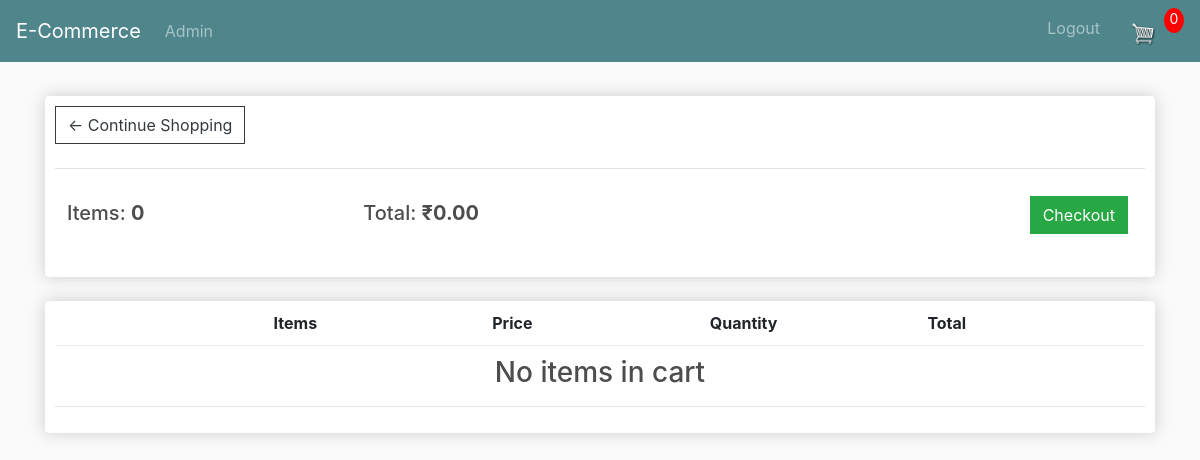
/cart/ (signed in), run on an earlier commit of the app's database.
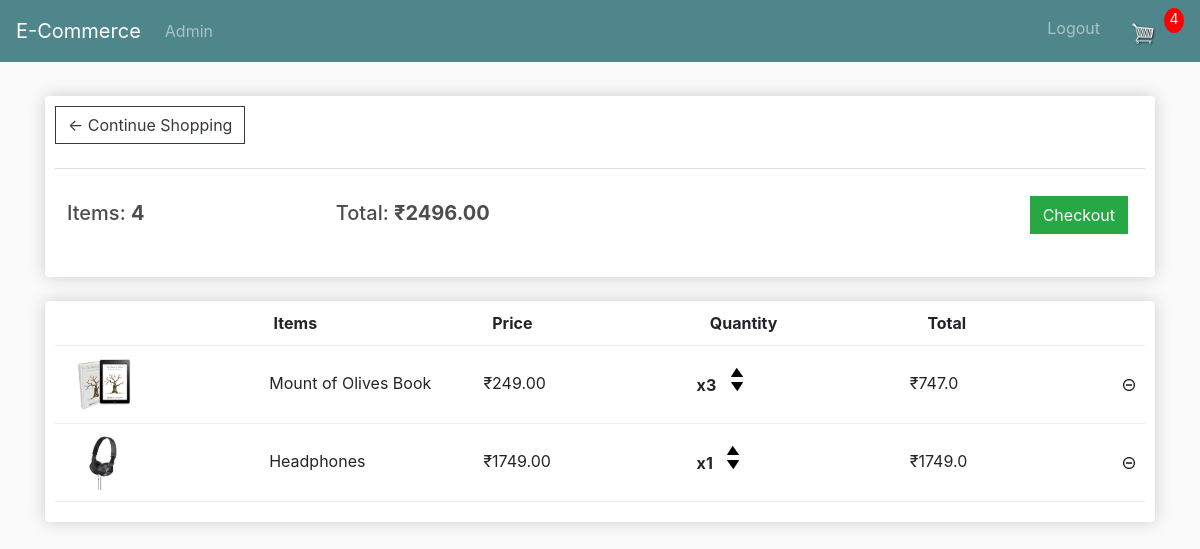
And on a later commit of the database.
### store/models.py (models this page shows, shortened)
class Order(models.Model):
    customer = models.ForeignKey(Customer, on_delete=models.SET_NULL, blank=True, null=True)
    date_ordered = models.DateTimeField(auto_now_add=True)
    complete = models.BooleanField(default=False, null=True, blank=True)
    transaction_id = models.CharField(max_length=200, null=True)
    @property
    def get_cart_total(self):
        orderitems = self.orderitem_set.all()
        total = sum([item.get_total for item in orderitems])
        return total
    @property
    def get_cart_items(self):
        orderitems = self.orderitem_set.all()
        total = sum([item.quantity for item in orderitems])
        return total

class OrderItem(models.Model):
    product = models.ForeignKey(Product, on_delete=models.SET_NULL, blank=True, null=True)
    cart = models.ForeignKey(Order, on_delete=models.SET_NULL, blank=True, null=True)
    quantity = models.IntegerField(default=0, null=True, blank=True)
    date_added = models.DateTimeField(auto_now_add=True)
    @property
    def get_total(self):
        total = self.product.price * self.quantity
        return total

class Product(models.Model):
    name = models.CharField(max_length=200, null=True, blank=True)
    price = models.FloatField()
    digital = models.BooleanField(default=False, null=True, blank=True)
    image = models.ImageField(null=True, blank=True)
    @property
    def imageURL(self):
        try:
            url = self.image.url
        except:
            url='static/images/ProductTemplate.png'
        return url

### store/views.py (the view)
# urls.py: path('cart/', views.cart, name='cart'),
def cart(request):
    data = cartData(request)
    items = data['items']
    order = data['order']
    cartItems = data['cartItems']
    context = {'items':items, 'order':order, 'cartItems':cartItems}
    return render(request,"store/cart.html",context)

### store/utils.py (called while the page is built)
def cartData(request):
    if request.user.is_authenticated:
        customer = request.user.customer
        order, created = Order.objects.get_or_create(customer=customer, complete=False)
        items = order.orderitem_set.all()
        cartItems = order.get_cart_items
    else:
        cookieData = cookieCart(request)
        items = cookieData['items']
        order = cookieData['order']
        cartItems = cookieData['cartItems']
    return {'items':items, 'order':order, 'cartItems':cartItems}

### store/templates/store/cart.html
{% extends 'store/base.html' %}
{% load static %}
{% block content %}
    <div class="row">
        <div class="col-lg-12">
            <div class="box-element">
                <a class="btn btn-outline-dark" href="{% url 'store' %}">&#x2190; Continue Shopping</a>
                <br>
                <br>
                <table class="table">
                    <th><h5 style="margin-top: 20px;">Items: <strong>{{order.get_cart_items}}</strong></h5></th>
                    <th><h5 style="margin-top: 20px;">Total: <strong>&#8377;{{order.get_cart_total|floatformat:2}}</strong></h5></th>
                    <th>
                        <a class="btn btn-success" style="float: right; margin: 5px; margin-top: 15px;" href="{% url 'checkout' %}">
                            Checkout
                        </a>
                    </th>
                </table>
            </div>
            <br>
            <div class="box-element">
                <div class="cart-row" >
                    <div style="flex: 2px;" ></div>
                    <div style="flex: 2px;" ><strong>Items</strong></div>
                    <div style="flex: 1px;" ><strong>Price</strong></div>
                    <div style="flex: 1px;" ><strong>Quantity</strong></div>
                    <div style="flex: 1px;" ><strong>Total</strong></div>
                </div>
                {% if items %}
                {% for item in items %}
                <div class="cart-row" >
                    <div style="flex: 2px;" >
                        <img class="row-image" src="{{item.product.imageURL}}" alt="">
                    </div>
                    <div style="flex: 2px; margin-top: 15px;" >{{item.product.name}}</div>
                    <div style="flex: 1px; margin-top: 15px;" >&#8377;{{item.product.price|floatformat:2}}</div>
                    <div style="flex: 1px; margin-top: 7px;" >
                        <p class="quantity">x{{item.quantity}}</p>
                        <div class="quantity">
                            <img data-product="{{item.product.id}}" data-action="add" class="chg-quantity update-cart" src="{% static 'images/arrow-up.png' %}" alt="">
                            <img data-product="{{item.product.id}}" data-action="remove" class="chg-quantity update-cart" src="{% static 'images/arrow-down.png' %}" alt="">
                        </div>
                    </div>
                    <div style="flex: 1px; margin-top: 15px;" >&#8377;{{item.get_total}}</div>
                    <div style="margin-top: 17px;">
                        <div class="quantity">
                            <img data-product="{{item.product.id}}" data-action="delete" class="chg-quantity update-cart" src="{% static 'images/remove.png' %}" alt="">
                        </div>
                    </div>
                </div>
                {% endfor %}
                {% else %}
                <h3 class="text-center">No items in cart</h3>
                <hr>
                {% endif %}
            </div>
        </div>
    </div>
{% endblock content %}

### store/templates/store/base.html (shortened to what this page needs)
{% load static %}
<!DOCTYPE html>
<html lang="en">
<head>
    <link rel="stylesheet" href="https://cdn.jsdelivr.net/npm/bootstrap@4.6.0/dist/css/bootstrap.min.css">
    <link rel="stylesheet" href="{% static 'css/base.css' %}">
</head>
<body>
    <nav class="navbar navbar-expand-lg navbar-dark bg-dark">
        <a class="navbar-brand" href="{% url 'store' %}">E-Commerce</a>
        <div class="collapse navbar-collapse" id="navbarSupportedContent">
            <ul class="navbar-nav mr-auto">
                {% if user.is_authenticated and user.is_staff %}
                <li class="nav-item">
                    <a class="nav-link" href="{% url 'admin:index' %}">Admin</a>
                </li>
                {% endif %}
            </ul>
            <div class="form-inline my-2 my-lg-0">
                <div class="navbar-nav">
                    {% if user.is_authenticated %}
                    <a class="nav-link" href="{% url 'logout' %}">Logout</a>
                    {% else %}
                    <a class="nav-link" href="{% url 'login' %}">Login</a>
                    {% endif %}
                    <a class="nav-link" href="{% url 'cart' %}">
                        <img class="chg-quantity" id="cart-icon" src="{% static 'images/cart.png' %}" alt="">
                    </a>
                    <p id="cart-total">{{cartItems}}</p>
                </div>
            </div>
        </div>
    </nav>
    <div class="container">
        <br>
        {% block content %}
        {% endblock content %}
    </div>
</body>
</html>

### static/css/base.css (style rules this page uses)
body { background-color: hsl(0, 0%, 98%); }
h1,h2,h3,h4,h5,h6 { color:hsl(0, 0%, 30%); }
.box-element { box-shadow:hsl(0, 0%, 80%) 0 0 16px; background-color: #fff; border-radius: 4px; padding: 10px; }
.bg-dark { background-color: #4f868c!important; }
#cart-icon { width:25px; display: inline-block; margin-left: 15px; }
#cart-total { display: inline-block; text-align: center; color:#fff; background-color: red; width: 20px; height: 25px; border-radius: 50%; font-size: 14px; }
.col-lg-4, .col-lg-6, .col-lg-8, .col-lg-12 { margin-top: 10px; }
.btn { border-radius: 0; }
.row-image { width: 100px; }
.cart-row { display: flex; align-items: flex-stretch; padding-bottom: 10px; margin-bottom: 10px; border-bottom: 1px solid #ececec; }
.quantity { display: inline-block; font-weight: 700; padding-right:10px; }
.chg-quantity { width: 12px; cursor: pointer; display: block; margin-top: 5px; transition:.1s; }

What changed in the data, as far as the page shows it:
changed through a linked row, Order: get_cart_items "0" → "4"; get_cart_total "0.00" → "2496.00"
added OrderItem: product.imageURL (picture), product.name "Mount of Olives Book", product.price "249.00", quantity "3", get_total "747.0"
added OrderItem: product.imageURL (picture), product.name "Headphones", product.price "1749.00", quantity "1", get_total "1749.0"
Also different on the page:
{{ cartItems }}: "0" → "4"
text no longer shown: "No items in cart"
